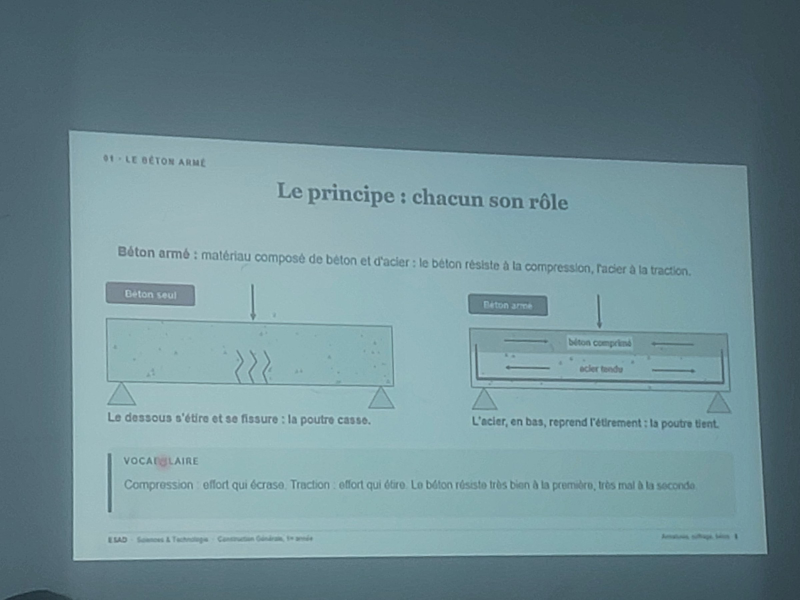
#> input picture construction-generale/beton-arme/photos-cours/20261104_120018.jpg, 2400 x 1800 px, given in place of 20261104_120018.jpg.jpg, which was not available (shown at 1/3 size)
$ python -i annoter.py   (imports and definitions only)
#> lines starting #> are read from the running program, lines starting #| are printed output that depends on the picture
"""Annote les photos du carnet (remarques de la prof) : python3.13 annoter.py"""
from PIL import Image, ImageDraw, ImageFont, ImageOps, ImageEnhance
import math
I = '/tmp/claude-0/-home-user-Claude/0095011d-962b-595a-b8c6-2625d1aef2e9/images/'
F = ImageFont.truetype('/usr/share/fonts/truetype/dejavu/DejaVuSans-Bold.ttf', 30)
ROUGE, VERT = (214, 40, 40), (22, 140, 70)

def base(n):
    im = Image.open(I + n + '.jpg').convert('L').rotate(180)
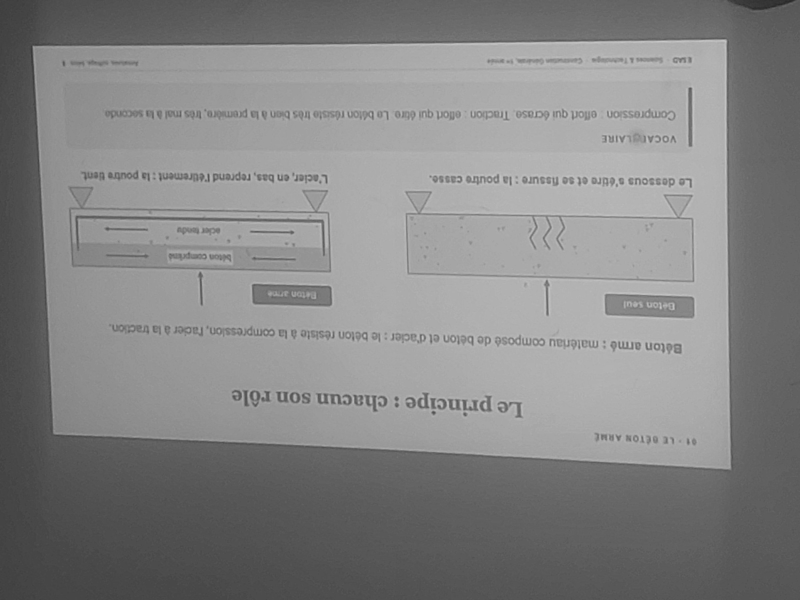
#> im: PIL image 2400x1800 L (shown at 1/3 size); min 35, max 215, mean 132.2
    im = ImageOps.autocontrast(im, cutoff=1)
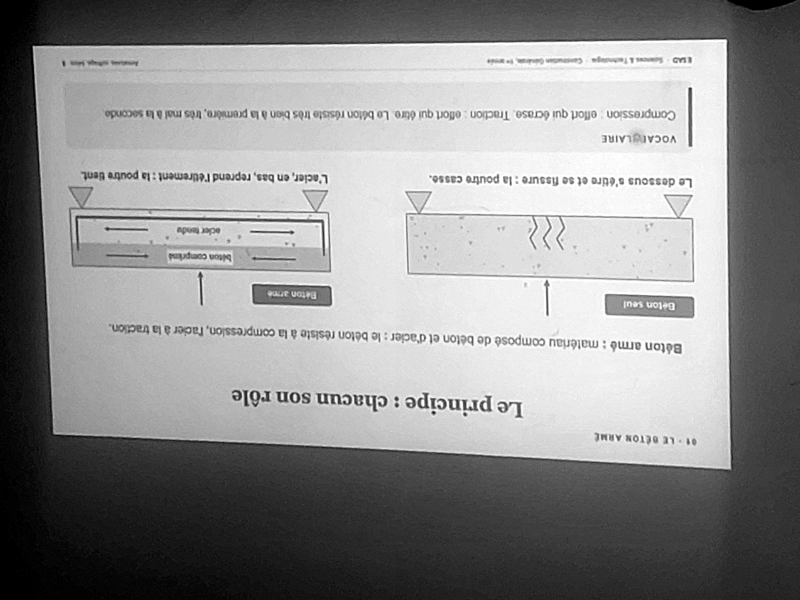
#> im: PIL image 2400x1800 L (shown at 1/3 size); min 0, max 255, mean 140.9
    im = ImageEnhance.Brightness(im).enhance(1.08)
    return im.convert('RGB')

# [52 lines left out: functions marque, coupes, plans, not called in this run]

# [1 line not run here, left out]

>>> result = base('../../construction-generale/beton-arme/photos-cours/20261104_120018.jpg')

$ run again, on construction-generale/beton-arme/photos-cours/20261104_120657.jpg
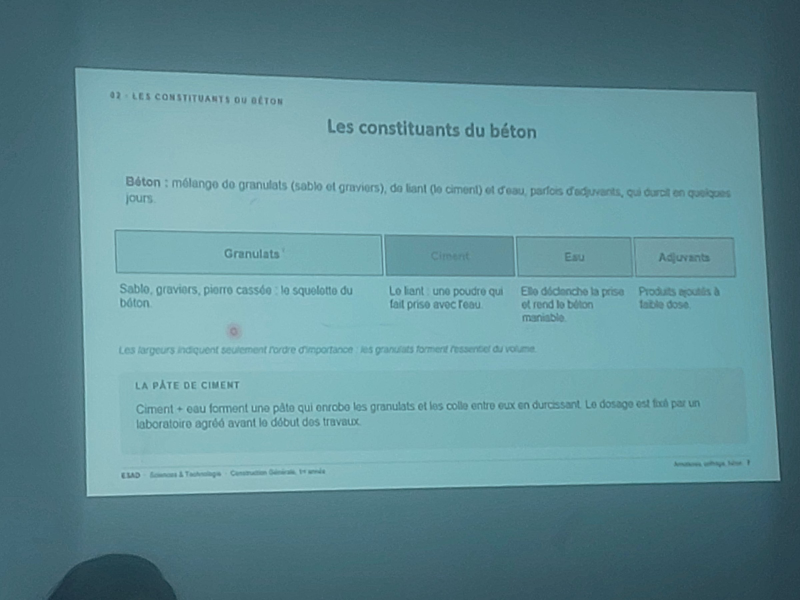
#> input picture construction-generale/beton-arme/photos-cours/20261104_120657.jpg, 2400 x 1800 px, given in place of 20261104_120657.jpg.jpg, which was not available (shown at 1/3 size)
#> in base, `im = Image.open(I + n + '.jpg').convert('L').rotate(180)`:
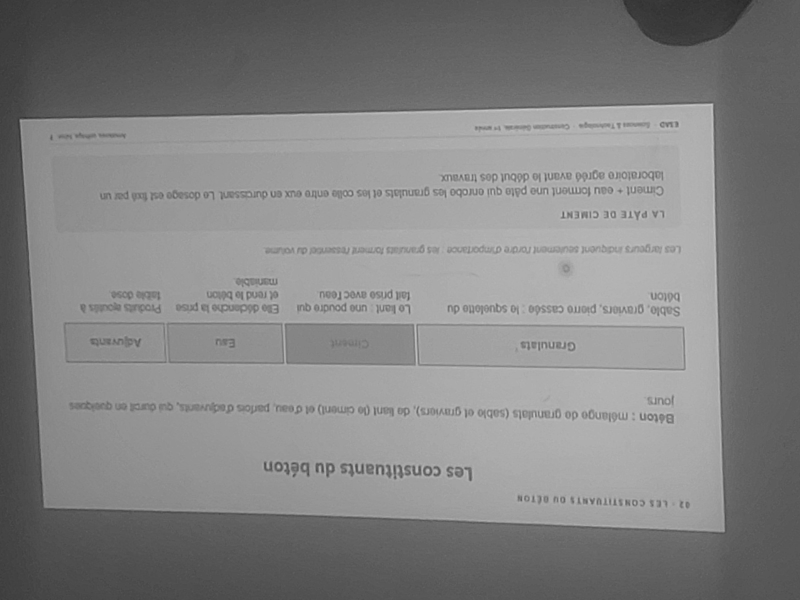
#> im: PIL image 2400x1800 L (shown at 1/3 size); min 38, max 215, mean 130.2
#> in base, `im = ImageOps.autocontrast(im, cutoff=1)`:
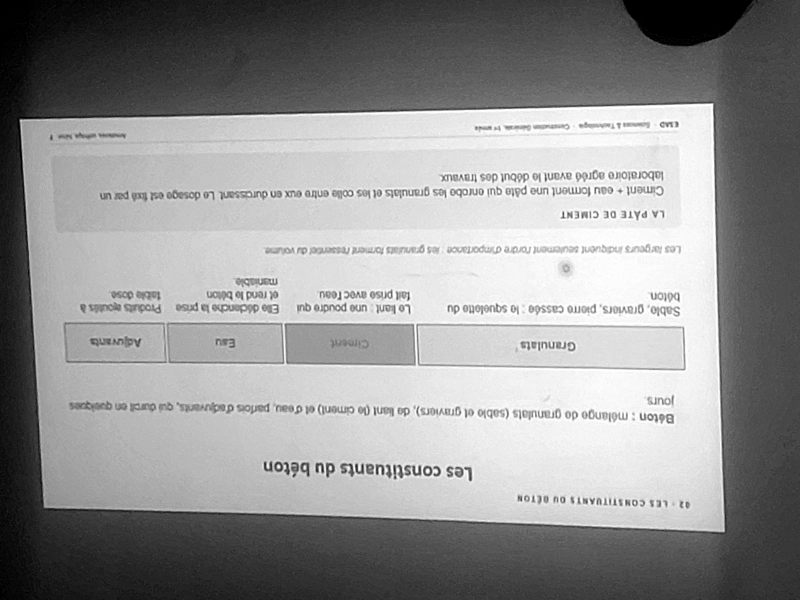
#> im: PIL image 2400x1800 L (shown at 1/3 size); min 0, max 255, mean 147
